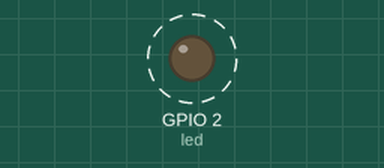
Simulated run of this program. Board: ESP32 board running MicroPython. On the bench: output pins drawn as LEDs (lit = HIGH). Dashed ring = blinking. What the program prints to the serial console is not drawn.

Above: at 0.5 s.
Timing chart, 0 to 4.6 s (numbered marks = the images above):
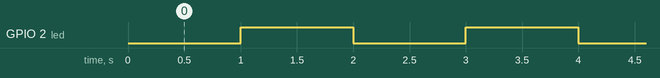

Measured:
- by itself, GPIO 2 (led): alternates HIGH for 1.0 s and LOW for 1.0 s

The program:

main.py
```python
# MicroPython script for ESP32

# Timers  in ESP32
# ESP32 port has four hardware timers
# with Timer ID 0 to 3

from machine import Pin, Timer

# object for led
led = Pin(2,Pin.OUT)

# object for Timer 0
timer0 = Timer(0)
# timer function
timer0.init(period=1000,mode=Timer.PERIODIC,callback=lambda t: led.value(not led.value()))

# callback function for timer1
def timer1_func(t):
    print('LED is on' if led.value() else 'LED is off')

# object for timer 1
timer1 = Timer(1)
# timer function
timer1.init(period=1001,mode=Timer.PERIODIC,callback=timer1_func)


while True:
    pass
```
